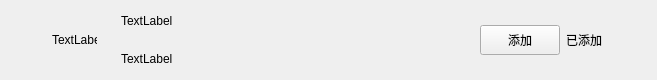
<?xml version="1.0" encoding="UTF-8"?>
<ui version="4.0">
 <class>ApplyFriendItem</class>
 <widget class="QWidget" name="ApplyFriendItem">
  <property name="geometry">
   <rect>
    <x>0</x>
    <y>0</y>
    <width>657</width>
    <height>80</height>
   </rect>
  </property>
  <property name="maximumSize">
   <size>
    <width>16777215</width>
    <height>80</height>
   </size>
  </property>
  <property name="windowTitle">
   <string>Form</string>
  </property>
  <layout class="QHBoxLayout" name="horizontalLayout">
   <property name="spacing">
    <number>6</number>
   </property>
   <property name="leftMargin">
    <number>2</number>
   </property>
   <property name="topMargin">
    <number>0</number>
   </property>
   <property name="rightMargin">
    <number>2</number>
   </property>
   <property name="bottomMargin">
    <number>0</number>
   </property>
   <item>
    <spacer name="horizontalSpacer">
     <property name="orientation">
      <enum>Qt::Orientation::Horizontal</enum>
     </property>
     <property name="sizeType">
      <enum>QSizePolicy::Policy::Fixed</enum>
     </property>
     <property name="sizeHint" stdset="0">
      <size>
       <width>50</width>
       <height>20</height>
      </size>
     </property>
    </spacer>
   </item>
   <item>
    <widget class="QLabel" name="icon_lb">
     <property name="minimumSize">
      <size>
       <width>45</width>
       <height>45</height>
      </size>
     </property>
     <property name="maximumSize">
      <size>
       <width>45</width>
       <height>45</height>
      </size>
     </property>
     <property name="text">
      <string>TextLabel</string>
     </property>
    </widget>
   </item>
   <item>
    <widget class="QWidget" name="widget" native="true">
     <layout class="QHBoxLayout" name="horizontalLayout_2">
      <property name="topMargin">
       <number>2</number>
      </property>
      <property name="bottomMargin">
       <number>2</number>
      </property>
      <item>
       <widget class="QWidget" name="widget_2" native="true">
        <layout class="QVBoxLayout" name="verticalLayout">
         <property name="topMargin">
          <number>2</number>
         </property>
         <property name="bottomMargin">
          <number>2</number>
         </property>
         <item>
          <widget class="QLabel" name="user_name_lb">
           <property name="minimumSize">
            <size>
             <width>100</width>
             <height>30</height>
            </size>
           </property>
           <property name="maximumSize">
            <size>
             <width>200</width>
             <height>30</height>
            </size>
           </property>
           <property name="text">
            <string>TextLabel</string>
           </property>
          </widget>
         </item>
         <item>
          <widget class="QLabel" name="user_chat_lb">
           <property name="minimumSize">
            <size>
             <width>100</width>
             <height>30</height>
            </size>
           </property>
           <property name="maximumSize">
            <size>
             <width>200</width>
             <height>30</height>
            </size>
           </property>
           <property name="text">
            <string>TextLabel</string>
           </property>
          </widget>
         </item>
        </layout>
       </widget>
      </item>
      <item>
       <spacer name="horizontalSpacer_3">
        <property name="orientation">
         <enum>Qt::Orientation::Horizontal</enum>
        </property>
        <property name="sizeHint" stdset="0">
         <size>
          <width>40</width>
          <height>20</height>
         </size>
        </property>
       </spacer>
      </item>
      <item>
       <widget class="ClickedBtn" name="addBtn">
        <property name="minimumSize">
         <size>
          <width>80</width>
          <height>30</height>
         </size>
        </property>
        <property name="maximumSize">
         <size>
          <width>80</width>
          <height>30</height>
         </size>
        </property>
        <property name="text">
         <string>添加</string>
        </property>
       </widget>
      </item>
      <item>
       <widget class="QLabel" name="already_add_lb">
        <property name="minimumSize">
         <size>
          <width>40</width>
          <height>0</height>
         </size>
        </property>
        <property name="text">
         <string>已添加</string>
        </property>
       </widget>
      </item>
      <item>
       <spacer name="horizontalSpacer_2">
        <property name="orientation">
         <enum>Qt::Orientation::Horizontal</enum>
        </property>
        <property name="sizeType">
         <enum>QSizePolicy::Policy::Fixed</enum>
        </property>
        <property name="sizeHint" stdset="0">
         <size>
          <width>40</width>
          <height>20</height>
         </size>
        </property>
       </spacer>
      </item>
     </layout>
    </widget>
   </item>
  </layout>
 </widget>
 <customwidgets>
  <customwidget>
   <class>ClickedBtn</class>
   <extends>QPushButton</extends>
   <header location="global">clickedbtn.h</header>
  </customwidget>
 </customwidgets>
 <resources/>
 <connections/>
</ui>
